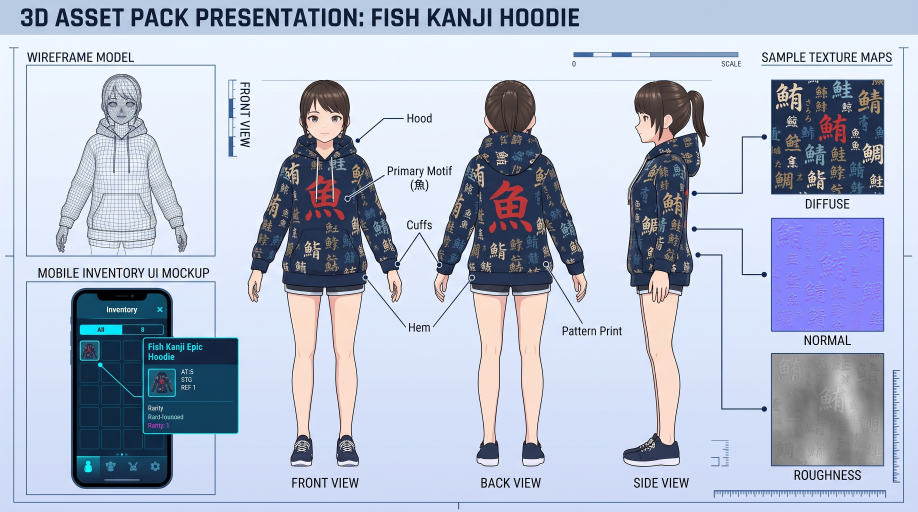
#> input picture さかなパーカー３D.jpg, 2752 x 1536 px, found by its file name (shown at 1/3 size)
$ python build_final_costume.py
#> lines starting #> are read from the running program, lines starting #| are printed output that depends on the picture; after the words box and inside, x2 and y2 are one past the last pixel; in counts of white or black regions, pixels touching at a corner belong together
import os
import numpy as np
from PIL import Image, ImageDraw, ImageFilter, ImageOps
from scipy.ndimage import gaussian_filter, binary_fill_holes

OUT_DIR = "assets/costumes"
os.makedirs(OUT_DIR, exist_ok=True)

img_3d = Image.open("さかなパーカー３D.jpg").convert("RGB")
#> img_3d is the input picture: PIL image 2752x1536 RGB; mean R, G, B 177.8, 186.6, 206.1
arr_3d = np.array(img_3d)

# 1. Save pristine Sample Texture Maps
diff_map = img_3d.crop((2315, 240, 2650, 575)) # 335x335
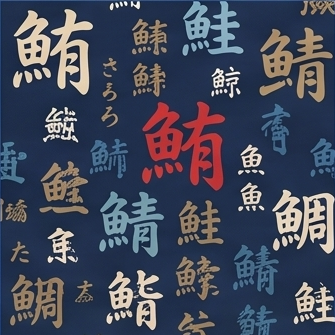
#> diff_map: PIL image 335x335 RGB; mean R, G, B 67.3, 73.2, 90.9
norm_map = img_3d.crop((2315, 656, 2650, 991)) # 335x335
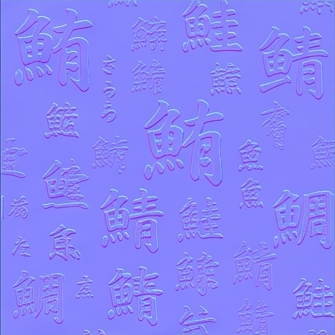
#> norm_map: PIL image 335x335 RGB; mean R, G, B 135.2, 132.1, 248.7
rough_map = img_3d.crop((2315, 1060, 2650, 1395)) # 335x335
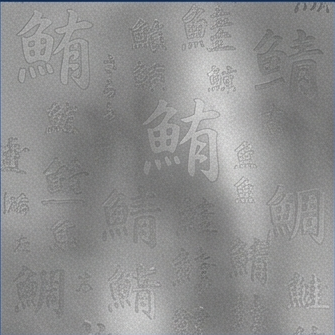
#> rough_map: PIL image 335x335 RGB; mean R, G, B 143.3, 143.6, 143.8

diff_map.save(f"{OUT_DIR}/diffuse_hoodie_pattern.png")
norm_map.save(f"{OUT_DIR}/normal_hoodie_pattern.png")
rough_map.save(f"{OUT_DIR}/roughness_hoodie_pattern.png")

# Also save normal map resized for VRM tops
norm_tops = Image.new("RGBA", (1024, 2048), (128, 128, 255, 255))
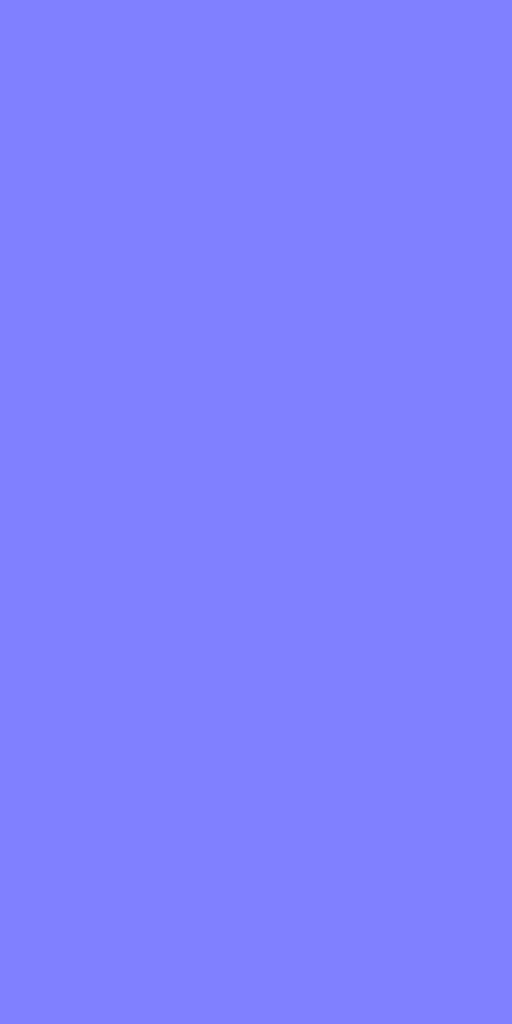
#> norm_tops: PIL image 1024x2048 RGBA (shown at 1/2 size); mean R, G, B, A 128, 128, 255, 255
norm_tile = norm_map.resize((256, 256), Image.Resampling.LANCZOS)
for tx in range(0, 1024, 256):
    for ty in range(0, 2048, 256):
        norm_tops.paste(norm_tile, (tx, ty))
norm_tops.save(f"{OUT_DIR}/normal_hoodie.png")

# 2. Extract and Clean FRONT Torso from 3D model
front_raw = Image.open('assets/front_line_gone.png').convert('RGB')
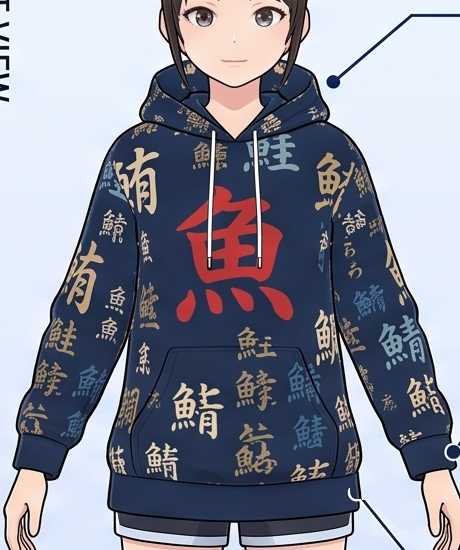
#> input picture assets/front_line_gone.png, 460 x 550 px, found by its file name
#> front_raw is the input picture: PIL image 460x550 RGB; mean R, G, B 134.9, 137.5, 152
arr_f = np.array(front_raw)
cx_f = 234

# Inpaint BR indicator on front hem
for y in range(470, arr_f.shape[0]):
    for x in range(340, arr_f.shape[1]):
        d_c = (x - 363)**2 + (y - 485)**2
        d_l = abs((y - 485) - (x - 363)) / np.sqrt(2)
        if d_c <= 220 or (d_l <= 5.0 and x >= 360 and y >= 480):
            mx = int(cx_f - (x - cx_f))
            if 0 <= mx < arr_f.shape[1]:
                arr_f[y, x] = arr_f[y, mx]
#> arr_f: shape (550, 460, 3); 0.13% of pixels changed, all inside (x1, y1, x2, y2) = (349, 471, 435, 550)

# Also clear the indicator line near right cuff (outside torso, x > 430)
for y in range(350, 480):
    for x in range(430, arr_f.shape[1]):
        arr_f[y, x] = arr_f[y, 400]
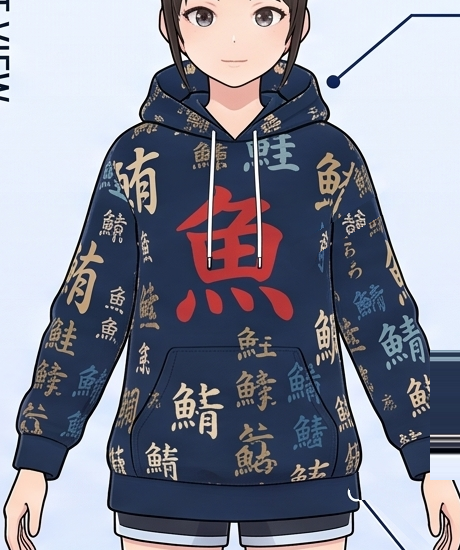
#> arr_f: shape (550, 460, 3); mean R, G, B 134.1, 136.8, 151.3

front_clean = Image.fromarray(arr_f)
front_clean.save('assets/front_clean_final.png')

# 3. Extract and Clean BACK Torso from 3D model
#> (the run stopped early here; a loop or call above may not have finished)
